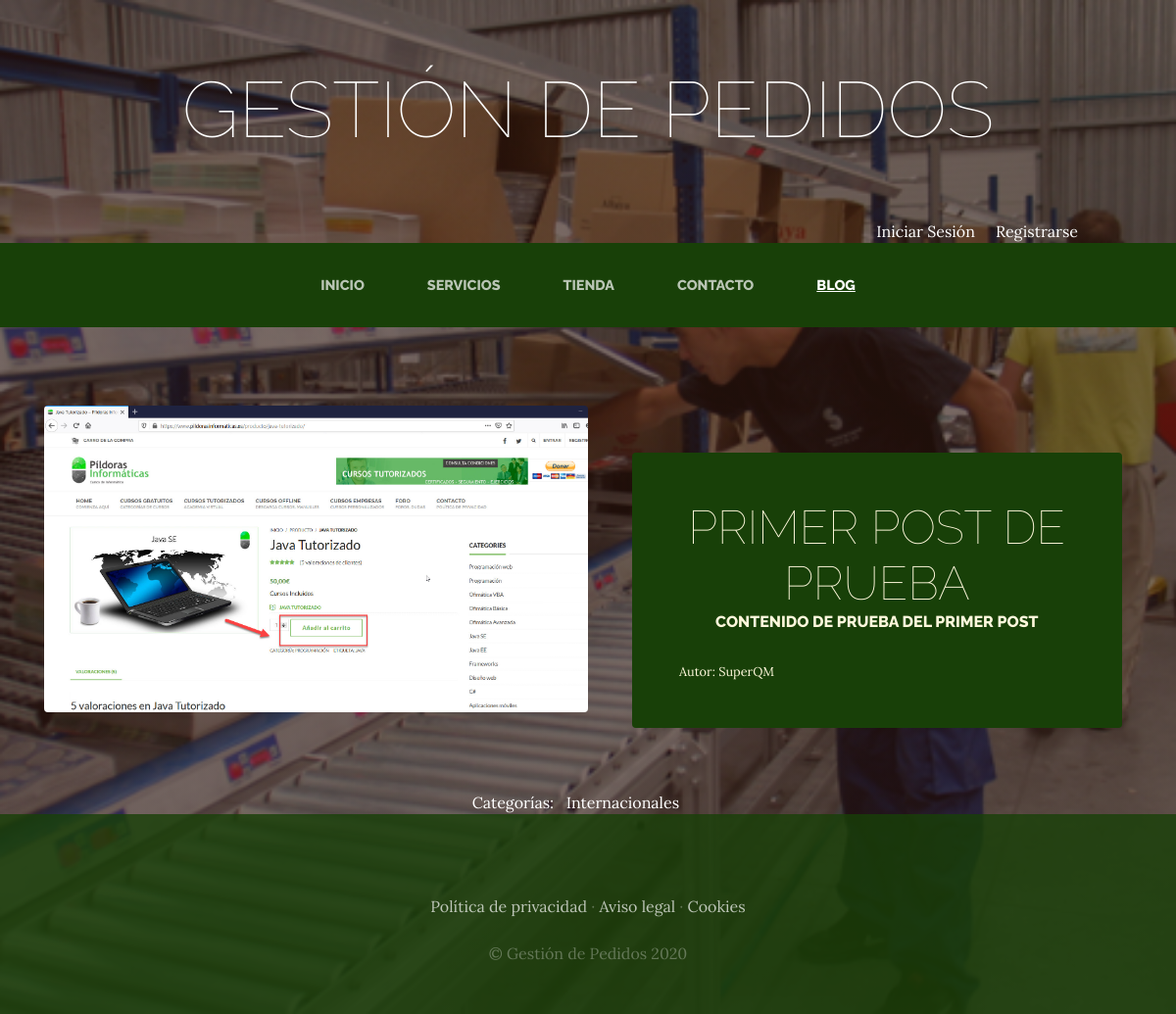
The app's page /blog/categoria/1/ with its own data.
### blog/models.py (models this page shows, shortened)
class Post(models.Model):
    titulo=models.CharField(max_length=50)
    contenido=models.CharField(max_length=50)
    imagen=models.ImageField(upload_to='blog', null=True, blank=True)
    autor=models.ForeignKey(User, on_delete=models.CASCADE)
    categorias=models.ManyToManyField(Categoria)
    created=models.DateTimeField(auto_now_add=True)
    update=models.DateTimeField(auto_now_add=True)
    class Meta():
        verbose_name='post'
        verbose_name_plural='posts'

class Categoria(models.Model):
    nombre=models.CharField(max_length=50)
    created=models.DateTimeField(auto_now_add=True)
    update=models.DateTimeField(auto_now_add=True)
    class Meta():
        verbose_name='categoria'
        verbose_name_plural='categorias'

### blog/views.py (the view)
# urls.py: path('categoria/<int:categoria_id>/', views.categoria, name="categoria")
def categoria(request, categoria_id):
    categoria=Categoria.objects.get(id=categoria_id)
    posts=Post.objects.filter(categorias=categoria)
    return render(request, "blog/categoria.html", {'categoria':categoria, "posts": posts})

### carro/context_processor.py (called while the page is built)
def importe_total_carro(request):
    total=0
    if request.user.is_authenticated:
        for key, value in request.session["carro"].items():
            total=total+float(value["precio"])
    else:
        total = "Debe Iniciar Sesión o Registrase"
    return {"importe_total_carro":total}

### blog/templates/blog/categoria.html
{% extends "ProyectoWebApp/base.html" %}
{% load static %}
{% block content %}
    {% for post in posts %}
    <section class="page-section clearfix">
        <div class="container">
            <div class="intro">
            <img class="intro-img img-fluid mb-3 mb-lg-0 rounded" src="{{post.imagen.url}}" alt="" style="width: 50%;">
                <div class="intro-text left-0 text-center bg-faded p-5 rounded">
                    <h2 class="section-heading mb-4" >
                    <span class="section-heading-lower">{{post.titulo}}</span>
                    <span class="section-heading-upper">{{post.contenido}}</span>
                    </h2>
                        <div style="text-align: left; font-size: 0.8em;">
                        Autor: {{post.autor}}
                        </div>
                </div>
            </div>
        </div>
    </section>
    {% endfor %}
    <section>
        <div style="width: 75%; margin: auto; text-align: center; color: white;">
            Categorías: &nbsp;
            {% for post in posts %}
                {% for categoria in post.categorias.all %}
                    {{categoria.nombre}} &nbsp; &nbsp; &nbsp;
                {% endfor %}
            {% endfor %}
        </div>
    </section>
{% endblock %}

### ProyectoWebApp/static/ProyectoWebApp/css/gestion.css (style rules this page uses)
body { font-family: 'Lora'; background: linear-gradient(rgba(47, 23, 15, 0.65), rgba(47, 23, 15, 0.65)), url("../img/bg_main.jpg"); background-attachment: fixed; background-position: center; background-size: cover; }
h1, h2, h3, h4, h5, h6 { font-family: 'Raleway'; }
.page-section { margin-top: 5rem; margin-bottom: 5rem; }
.section-heading { text-transform: uppercase; }
.section-heading .section-heading-upper { display: block; font-size: 1rem; font-weight: 800; padding-bottom:.5rem; }
.section-heading .section-heading-lower { display: block; font-size: 3rem; font-weight: 100; }
.bg-faded { background-color: rgba(255, 255, 255, 0.85); }
.intro { position: relative; }
@media (min-width: 992px) { .intro .intro-img { width: 75%; float: left; } }
@media (min-width: 992px) { .intro .intro-text { left: 600; width: 60%; margin-top: 3rem; background-color: rgba(24, 64, 8); color: cornsilk; position: absolute; } }
@media (min-width: 1200px) { .intro .intro-text { width: 45%; } }

### records on screen
Post: imagen (picture), titulo "PRIMER POST DE PRUEBA", contenido "CONTENIDO DE PRUEBA DEL PRIMER POST", autor "SuperQM"
Categoria: nombre "Internacionales"
